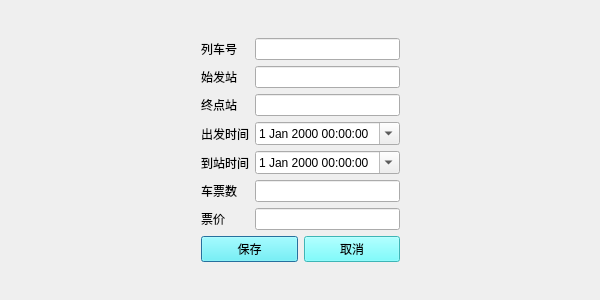
<?xml version="1.0" encoding="UTF-8"?>
<ui version="4.0">
 <class>dialogaddticket</class>
 <widget class="QDialog" name="dialogaddticket">
  <property name="geometry">
   <rect>
    <x>0</x>
    <y>0</y>
    <width>600</width>
    <height>300</height>
   </rect>
  </property>
  <property name="minimumSize">
   <size>
    <width>600</width>
    <height>300</height>
   </size>
  </property>
  <property name="maximumSize">
   <size>
    <width>600</width>
    <height>300</height>
   </size>
  </property>
  <property name="windowTitle">
   <string>TicketAdd</string>
  </property>
  <layout class="QGridLayout" name="gridLayout_3">
   <item row="0" column="0">
    <spacer name="horizontalSpacer">
     <property name="orientation">
      <enum>Qt::Horizontal</enum>
     </property>
     <property name="sizeHint" stdset="0">
      <size>
       <width>20</width>
       <height>20</height>
      </size>
     </property>
    </spacer>
   </item>
   <item row="0" column="1">
    <layout class="QGridLayout" name="gridLayout_2">
     <item row="2" column="1">
      <widget class="QtMaterialAutoComplete" name="BalineEdit"/>
     </item>
     <item row="3" column="0">
      <widget class="QLabel" name="ealabel">
       <property name="text">
        <string>终点站</string>
       </property>
      </widget>
     </item>
     <item row="5" column="0">
      <widget class="QLabel" name="etlable">
       <property name="text">
        <string>到站时间</string>
       </property>
      </widget>
     </item>
     <item row="6" column="0">
      <widget class="QLabel" name="ticketlabel">
       <property name="text">
        <string>车票数</string>
       </property>
      </widget>
     </item>
     <item row="6" column="1">
      <widget class="QtMaterialAutoComplete" name="TicketlineEdit"/>
     </item>
     <item row="9" column="0">
      <spacer name="verticalSpacer">
       <property name="orientation">
        <enum>Qt::Vertical</enum>
       </property>
       <property name="sizeHint" stdset="0">
        <size>
         <width>20</width>
         <height>40</height>
        </size>
       </property>
      </spacer>
     </item>
     <item row="7" column="1">
      <widget class="QtMaterialAutoComplete" name="PrlineEdit"/>
     </item>
     <item row="7" column="0">
      <widget class="QLabel" name="label">
       <property name="text">
        <string>票价</string>
       </property>
      </widget>
     </item>
     <item row="8" column="0" colspan="2">
      <layout class="QGridLayout" name="gridLayout">
       <item row="0" column="0">
        <widget class="QtMaterialRaisedButton" name="addbtn">
         <property name="styleSheet">
          <string notr="true">background-color: rgb(87, 253, 255);</string>
         </property>
         <property name="text">
          <string>保存</string>
         </property>
        </widget>
       </item>
       <item row="0" column="1">
        <widget class="QtMaterialRaisedButton" name="canclebtn">
         <property name="styleSheet">
          <string notr="true">background-color: rgb(87, 253, 255);</string>
         </property>
         <property name="text">
          <string>取消</string>
         </property>
        </widget>
       </item>
      </layout>
     </item>
     <item row="4" column="0">
      <widget class="QLabel" name="btlabel">
       <property name="text">
        <string>出发时间</string>
       </property>
      </widget>
     </item>
     <item row="0" column="0">
      <spacer name="verticalSpacer_2">
       <property name="orientation">
        <enum>Qt::Vertical</enum>
       </property>
       <property name="sizeHint" stdset="0">
        <size>
         <width>20</width>
         <height>40</height>
        </size>
       </property>
      </spacer>
     </item>
     <item row="2" column="0">
      <widget class="QLabel" name="balabel">
       <property name="text">
        <string>始发站</string>
       </property>
      </widget>
     </item>
     <item row="1" column="1">
      <widget class="QtMaterialAutoComplete" name="IdlineEdit"/>
     </item>
     <item row="1" column="0">
      <widget class="QLabel" name="idlabel">
       <property name="text">
        <string>列车号</string>
       </property>
      </widget>
     </item>
     <item row="3" column="1">
      <widget class="QtMaterialAutoComplete" name="EalineEdit"/>
     </item>
     <item row="4" column="1">
      <widget class="QDateTimeEdit" name="BtdateTimeEdit">
       <property name="calendarPopup">
        <bool>true</bool>
       </property>
      </widget>
     </item>
     <item row="5" column="1">
      <widget class="QDateTimeEdit" name="EtdateTimeEdit">
       <property name="calendarPopup">
        <bool>true</bool>
       </property>
      </widget>
     </item>
    </layout>
   </item>
   <item row="0" column="2">
    <spacer name="horizontalSpacer_2">
     <property name="orientation">
      <enum>Qt::Horizontal</enum>
     </property>
     <property name="sizeHint" stdset="0">
      <size>
       <width>20</width>
       <height>20</height>
      </size>
     </property>
    </spacer>
   </item>
  </layout>
 </widget>
 <customwidgets>
  <customwidget>
   <class>QtMaterialAutoComplete</class>
   <extends>QLineEdit</extends>
   <header location="global">qtmaterialautocomplete.h</header>
  </customwidget>
  <customwidget>
   <class>QtMaterialRaisedButton</class>
   <extends>QPushButton</extends>
   <header location="global">qtmaterialraisedbutton.h</header>
  </customwidget>
 </customwidgets>
 <resources/>
 <connections/>
</ui>
